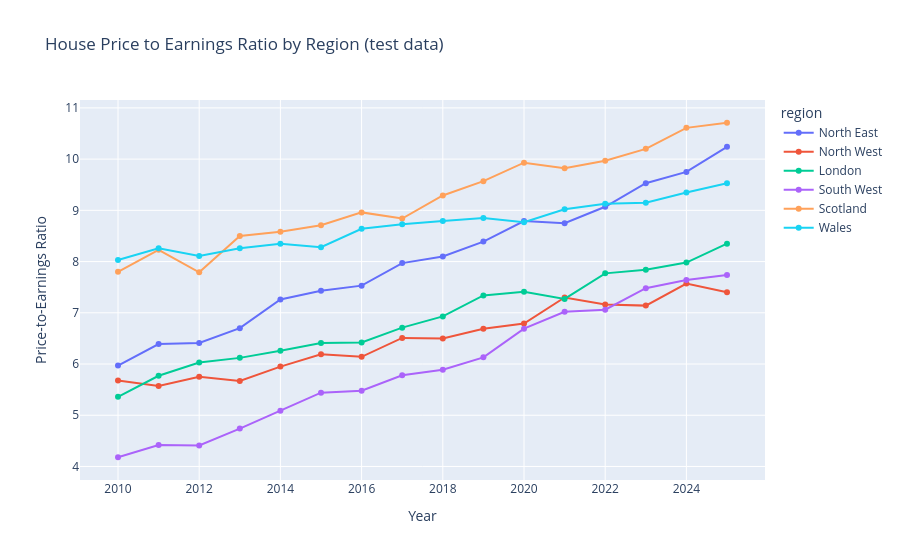

The notebook cell this image was saved under:
### Markdown cell above
# Testing Interactive graphs

Hopefully a graph will be shown below.

### Code cell
import pandas as pd
import numpy as np
import plotly.express as px

# --- generate random test data ---
np.random.seed(42)
regions = ["North East", "North West", "London", "South West", "Scotland", "Wales"]
years = list(range(2010, 2026))

rows = []
for region in regions:
    base = np.random.uniform(4, 9)          # starting affordability ratio
    drift = np.random.uniform(0.05, 0.3)    # how fast it worsens over time
    for year in years:
        noise = np.random.normal(0, 0.15)
        ratio = base + drift * (year - 2010) + noise
        rows.append({"year": year, "region": region, "ratio": round(ratio, 2)})

df = pd.DataFrame(rows)

# --- interactive plotly chart ---
fig = px.line(
    df,
    x="year",
    y="ratio",
    color="region",
    markers=True,
    title="House Price to Earnings Ratio by Region (test data)",
    labels={"ratio": "Price-to-Earnings Ratio", "year": "Year"},
)
fig.update_layout(hovermode="x unified")
fig

### Figure 1 — Plotly figure (JSON) as saved in the notebook; plotly's stock layout.template omitted (floating-point values rounded to 4 significant figures)
{"data": [{"hovertemplate": "region=North East<br>Year=%{x}<br>Price-to-Earnings Ratio=%{y}<extra></extra>", "legendgroup": "North East", "line": {"color": "#636efa", "dash": "solid"}, "marker": {"symbol": "circle"}, "mode": "lines+markers", "name": "North East", "orientation": "v", "showlegend": true, "type": "scatter", "x": [2010, 2011, 2012, 2013, 2014, 2015, 2016, 2017, 2018, 2019, 2020, 2021, 2022, 2023, 2024, 2025], "xaxis": "x", "y": [5.97, 6.39, 6.41, 6.7, 7.26, 7.43, 7.53, 7.97, 8.1, 8.39, 8.79, 8.75, 9.07, 9.53, 9.75, 10.24], "yaxis": "y"}, {"hovertemplate": "region=North West<br>Year=%{x}<br>Price-to-Earnings Ratio=%{y}<extra></extra>", "legendgroup": "North West", "line": {"color": "#EF553B", "dash": "solid"}, "marker": {"symbol": "circle"}, "mode": "lines+markers", "name": "North West", "orientation": "v", "showlegend": true, "type": "scatter", "x": [2010, 2011, 2012, 2013, 2014, 2015, 2016, 2017, 2018, 2019, 2020, 2021, 2022, 2023, 2024, 2025], "xaxis": "x", "y": [5.68, 5.57, 5.75, 5.67, 5.95, 6.19, 6.14, 6.51, 6.5, 6.69, 6.79, 7.3, 7.16, 7.14, 7.57, 7.4], "yaxis": "y"}, {"hovertemplate": "region=London<br>Year=%{x}<br>Price-to-Earnings Ratio=%{y}<extra></extra>", "legendgroup": "London", "line": {"color": "#00cc96", "dash": "solid"}, "marker": {"symbol": "circle"}, "mode": "lines+markers", "name": "London", "orientation": "v", "showlegend": true, "type": "scatter", "x": [2010, 2011, 2012, 2013, 2014, 2015, 2016, 2017, 2018, 2019, 2020, 2021, 2022, 2023, 2024, 2025], "xaxis": "x", "y": [5.36, 5.77, 6.03, 6.12, 6.26, 6.41, 6.42, 6.71, 6.93, 7.34, 7.41, 7.27, 7.77, 7.84, 7.98, 8.35], "yaxis": "y"}, {"hovertemplate": "region=South West<br>Year=%{x}<br>Price-to-Earnings Ratio=%{y}<extra></extra>", "legendgroup": "South West", "line": {"color": "#ab63fa", "dash": "solid"}, "marker": {"symbol": "circle"}, "mode": "lines+markers", "name": "South West", "orientation": "v", "showlegend": true, "type": "scatter", "x": [2010, 2011, 2012, 2013, 2014, 2015, 2016, 2017, 2018, 2019, 2020, 2021, 2022, 2023, 2024, 2025], "xaxis": "x", "y": [4.18, 4.42, 4.41, 4.74, 5.09, 5.44, 5.48, 5.78, 5.89, 6.13, 6.69, 7.02, 7.06, 7.48, 7.64, 7.74], "yaxis": "y"}, {"hovertemplate": "region=Scotland<br>Year=%{x}<br>Price-to-Earnings Ratio=%{y}<extra></extra>", "legendgroup": "Scotland", "line": {"color": "#FFA15A", "dash": "solid"}, "marker": {"symbol": "circle"}, "mode": "lines+markers", "name": "Scotland", "orientation": "v", "showlegend": true, "type": "scatter", "x": [2010, 2011, 2012, 2013, 2014, 2015, 2016, 2017, 2018, 2019, 2020, 2021, 2022, 2023, 2024, 2025], "xaxis": "x", "y": [7.8, 8.23, 7.79, 8.5, 8.58, 8.71, 8.96, 8.84, 9.29, 9.57, 9.93, 9.82, 9.97, 10.2, 10.61, 10.71], "yaxis": "y"}, {"hovertemplate": "region=Wales<br>Year=%{x}<br>Price-to-Earnings Ratio=%{y}<extra></extra>", "legendgroup": "Wales", "line": {"color": "#19d3f3", "dash": "solid"}, "marker": {"symbol": "circle"}, "mode": "lines+markers", "name": "Wales", "orientation": "v", "showlegend": true, "type": "scatter", "x": [2010, 2011, 2012, 2013, 2014, 2015, 2016, 2017, 2018, 2019, 2020, 2021, 2022, 2023, 2024, 2025], "xaxis": "x", "y": [8.03, 8.26, 8.11, 8.26, 8.35, 8.28, 8.64, 8.73, 8.79, 8.85, 8.77, 9.02, 9.13, 9.15, 9.35, 9.53], "yaxis": "y"}], "layout": {"hovermode": "x unified", "legend": {"title": {"text": "region"}, "tracegroupgap": 0}, "title": {"text": "House Price to Earnings Ratio by Region (test data)"}, "xaxis": {"anchor": "y", "domain": [0, 1], "title": {"text": "Year"}}, "yaxis": {"anchor": "x", "domain": [0, 1], "title": {"text": "Price-to-Earnings Ratio"}}}}
